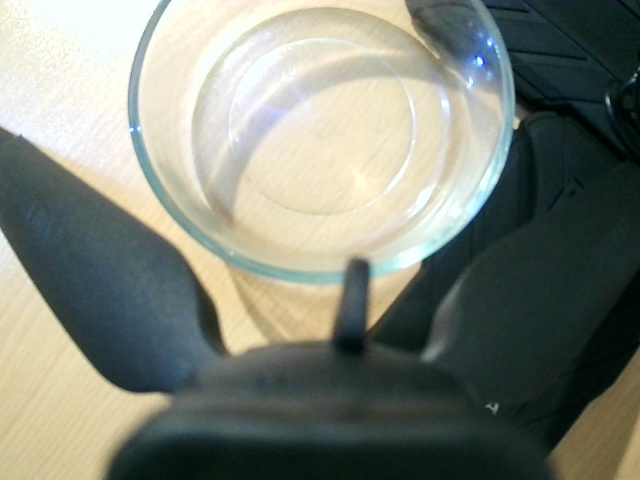
#> input picture photo_0.jpg, 640 x 480 px; the run also reads 1 picture not shown here
$ python test_image_registeration.py
#> lines starting #> are read from the running program, lines starting #| are printed output that depends on the picture; long printed decimals are rounded
import numpy as np
import imutils
import cv2
import os


khali = cv2.imread('photo_0.jpg')
#> khali is the input picture: shape (480, 640, 3); mean B, G, R 122, 132.9, 127.7
directory = './data/'
for filename in os.listdir(directory):
    try:
        test = cv2.imread(directory + filename)

        img1 = cv2.cvtColor(test, cv2.COLOR_BGR2GRAY)
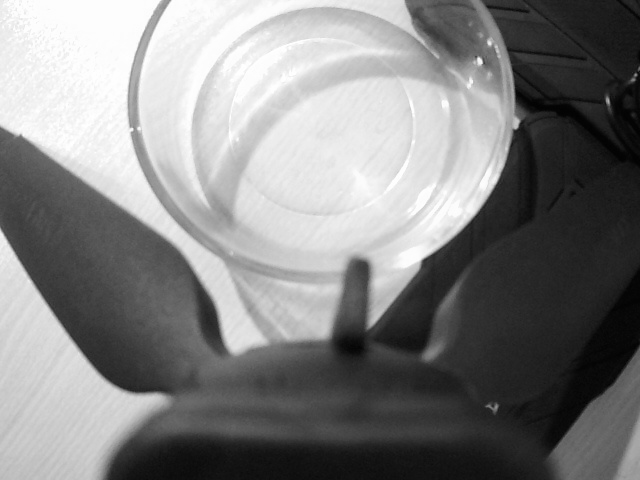
#> img1: shape (480, 640); min 2, max 255, mean 130.1
        img2 = cv2.cvtColor(khali, cv2.COLOR_BGR2GRAY)
        height, width = img2.shape
#> height = 480; width = 640

        orb_detector = cv2.ORB_create(5000)
        kp1, d1 = orb_detector.detectAndCompute(img1, None)
#> kp1 = 257 keypoints; strongest (x, y, size): (479, 58, 31), (479, 59, 37.2), (478, 59, 44.6), (515, 128, 31)
        kp2, d2 = orb_detector.detectAndCompute(img2, None)
#> kp2 = 261 keypoints; strongest (x, y, size): (479, 58, 31), (479, 59, 37.2), (478, 59, 44.6), (481, 61, 31)
        matcher = cv2.BFMatcher(cv2.NORM_HAMMING, crossCheck=True)
        matches = matcher.match(d1, d2)
#> matches = 208 matches
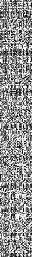
#> d1: shape (257, 32); min 0, max 255, mean 144.4

        # Sort matches by their distance (lowest distance is better)
        matches = sorted(matches, key=lambda x: x.distance)

        # Extract the matched keypoints' coordinates
        p1 = np.float32([kp1[m.queryIdx].pt for m in matches]).reshape(-1, 1, 2)
#> p1 = 208 rows, first 8: [376.2, 283.7], [365.5, 261.6], [329.7, 286.7], [478.1, 59.04], [522.7, 115.2], [352.5, 259.2], [366.3, 266.1], [353.3, 258.8]
        p2 = np.float32([kp2[m.trainIdx].pt for m in matches]).reshape(-1, 1, 2)
#> p2 has the same summary as p1

        homography, mask = cv2.findHomography(p1, p2, cv2.RANSAC)
#> homography = [[1, 0.000724, -0.185], [8.09e-06, 1, -0.0658], [9.42e-07, 1.85e-06, 1]]; mask = 208 values, max 1 at index 0, min 0 at index 140, mean 0.966
        print(filename, np.sum(mask) / len(mask), len(mask))
#| photo_00.jpg 0.9663 208
        print(np.sum(np.abs(homography - np.identity(3))))
#| 0.254
        transformed_img = cv2.warpPerspective(test, homography, (width, height))
        matchedVis = cv2.drawMatches(img1, kp1, img2, kp2, matches, None)
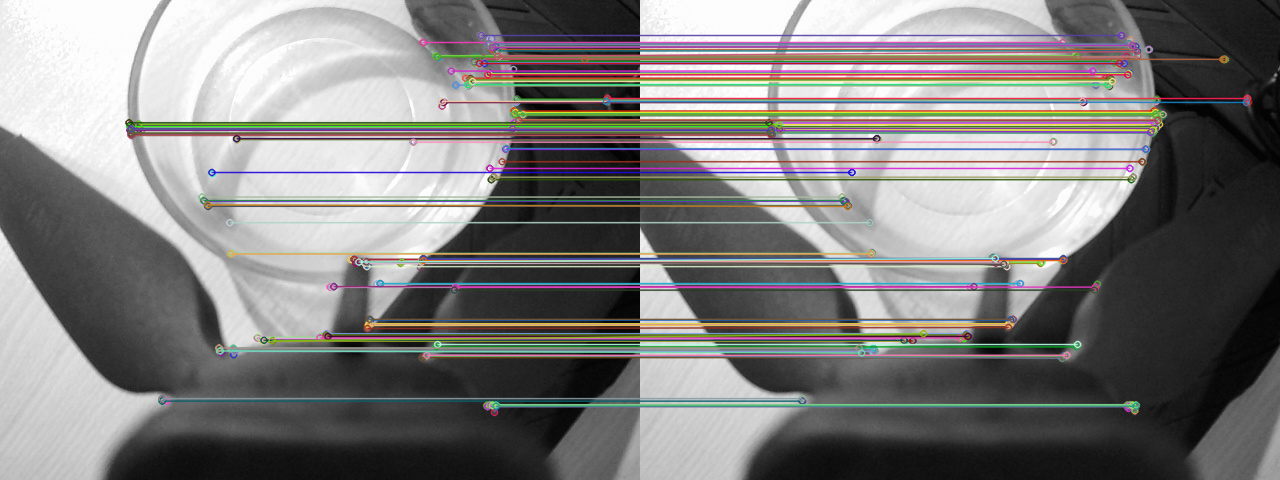
#> matchedVis: shape (480, 1280, 3); mean of channels 0, 1, 2 124.8, 126, 127.8; drawn as B, G, R
        matchedVis = imutils.resize(matchedVis, width=1000)
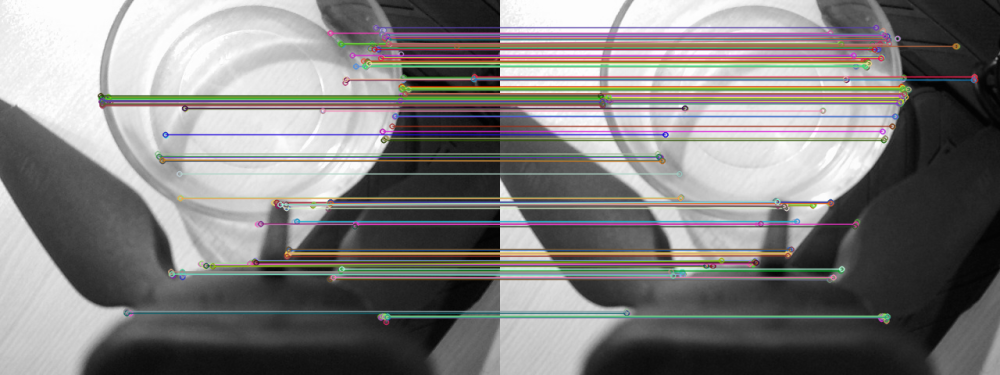
#> matchedVis: shape (375, 1000, 3); mean of channels 0, 1, 2 124.8, 126, 127.8; drawn as B, G, R
        # cv2.imshow('Matched Visualization', matchedVis)  # Add a window name
        # cv2.waitKey(0)
        # cv2.destroyAllWindows()  # Close all windows when done

        if np.sum(mask) / len(mask) > 0.96 and np.sum(np.abs(homography - np.identity(3))) < 0.3:
            print('empty')
        else:
            print('sus')
    except:
        print('very sus')
#> pass 2 of the loop `for filename in os.listdir(directory):`:
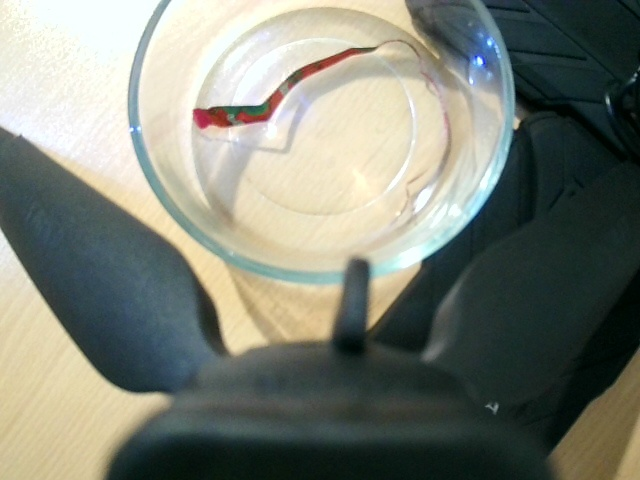
#> input picture data/photo_01.jpg, 640 x 480 px
#> test is the input picture: shape (480, 640, 3); mean B, G, R 119.2, 130.4, 126
#> `img1 = cv2.cvtColor(test, cv2.COLOR_BGR2GRAY)`:
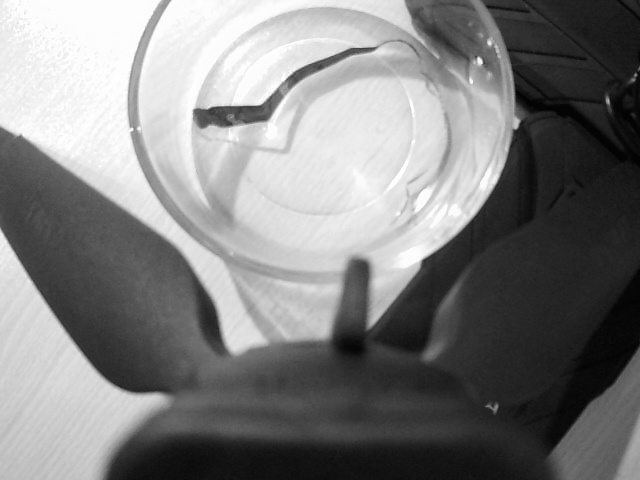
#> img1: shape (480, 640); min 1, max 255, mean 127.9
#> kp1 = 488 keypoints; strongest (x, y, size): (479, 58, 31), (479, 59, 37.2), (478, 59, 44.6), (197, 111, 111.1)
#> matches = 200 matches
#> d1: shape (488, 32)
#> p1 = 200 rows, first 8: [261.3, 338], [376.2, 283.7], [368.3, 323.5], [365.8, 262.1], [331.4, 286.7], [369.6, 324], [369.1, 323.5], [204, 201.6]
#> p2 has the same summary as p1
#> homography = [[0.998, -0.00141, 0.457], [-0.000386, 0.998, 0.366], [-9.8e-07, -3.39e-06, 1]]; mask = 200 values, max 1 at index 0, min 0 at index 90, mean 0.945
#| photo_01.jpg 0.945 200
#| 0.8289
#> `matchedVis = imutils.resize(matchedVis, width=1000)`:
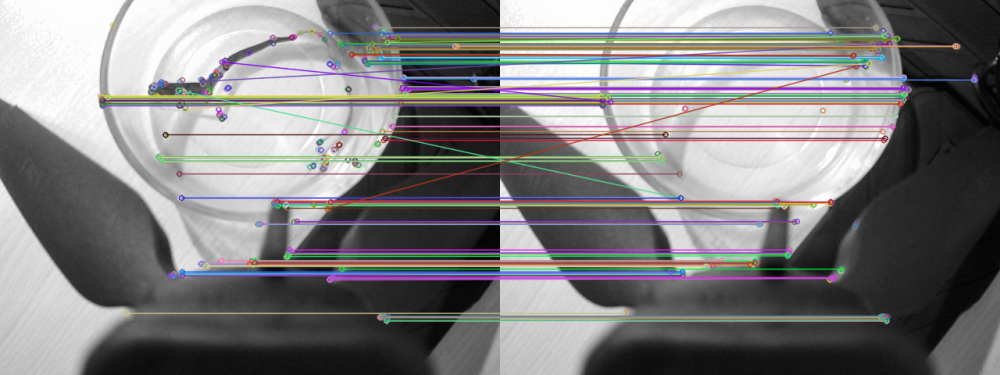
#> matchedVis: shape (375, 1000, 3); mean of channels 0, 1, 2 126.8, 126, 127; drawn as B, G, R
#> pass 3 of the loop `for filename in os.listdir(directory):`:
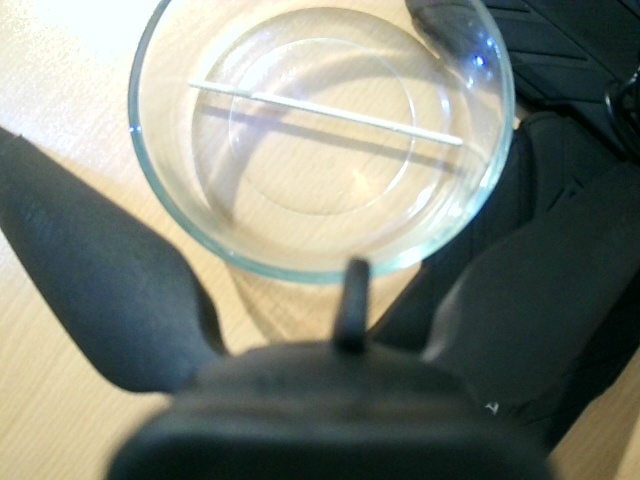
#> input picture data/photo_02.jpg, 640 x 480 px
#> test is the input picture: shape (480, 640, 3); mean B, G, R 121.3, 132.2, 126.8
#> `img1 = cv2.cvtColor(test, cv2.COLOR_BGR2GRAY)`:
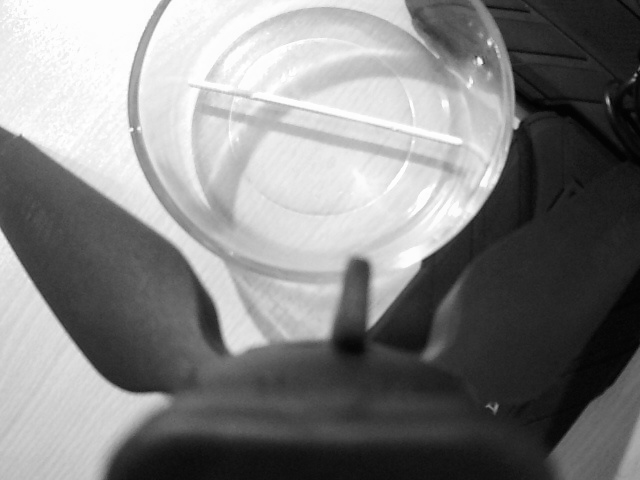
#> img1: shape (480, 640); min 2, max 255, mean 129.4
#> kp1 = 364 keypoints; strongest (x, y, size): (479, 58, 31), (479, 59, 37.2), (478, 59, 44.6), (481, 61, 31)
#> matches = 220 matches
#> d1: shape (364, 32)
#> p1 = 220 rows, first 8: [368.3, 323.5], [365.5, 261.6], [329.7, 286.7], [498.2, 56.16], [515.5, 100.8], [473.5, 62.21], [366.3, 266.1], [162.4, 400.9]
#> p2 has the same summary as p1
#> homography = [[1, -0.000453, 0.144], [-0.000178, 0.999, 0.156], [-2.99e-07, -6.4e-07, 1]]; mask = 220 values, max 1 at index 0, min 0 at index 187, mean 0.959
#| photo_02.jpg 0.9591 220
#| 0.3018
#> `matchedVis = imutils.resize(matchedVis, width=1000)`:
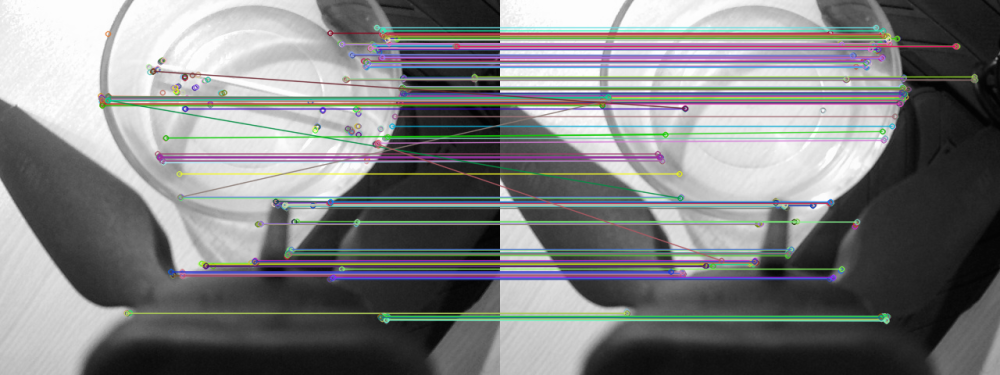
#> matchedVis: shape (375, 1000, 3); mean of channels 0, 1, 2 127.4, 126.8, 125.9; drawn as B, G, R
